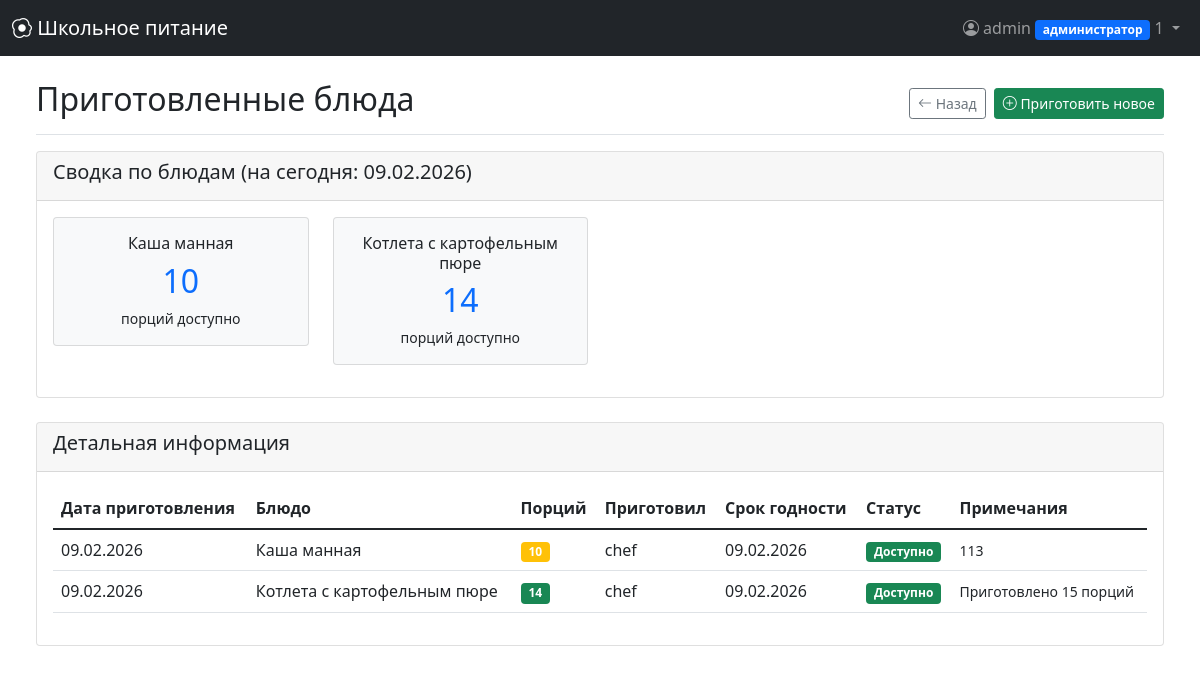
Screenshot of /prepared_meals (signed in) with the database file from the repository.
### models.py (models this page shows, shortened)
class User(UserMixin, db.Model):
    __tablename__ = 'users'
    id = db.Column(db.Integer, primary_key=True)
    username = db.Column(db.String(64), unique=True, nullable=False)
    email = db.Column(db.String(120), unique=True, nullable=False)
    password_hash = db.Column(db.String(256), nullable=False)
    role = db.Column(db.String(20), nullable=False, default='ученик')
    grade = db.Column(db.String(10))
    balance = db.Column(db.Float, default=0.0)
    created_at = db.Column(db.DateTime, default=datetime.utcnow)
    allergies = db.relationship('Allergy', backref='user', lazy='dynamic')
    orders = db.relationship('Order', backref='user', lazy='dynamic', foreign_keys='Order.user_id')
    feedbacks = db.relationship('Feedback', backref='user', lazy='dynamic')
    notifications = db.relationship('Notification', backref='user', lazy='dynamic')
    subscriptions = db.relationship('Subscription', backref='user', lazy='dynamic')
    prepared_meals = db.relationship('PreparedMeal', foreign_keys='PreparedMeal.prepared_by', backref='preparer',
                                     lazy='dynamic')
    served_orders = db.relationship('Order', foreign_keys='Order.served_by', backref='served_by_user', lazy='dynamic')

class Meal(db.Model):
    __tablename__ = 'meals'
    id = db.Column(db.Integer, primary_key=True)
    name = db.Column(db.String(100), nullable=False)
    description = db.Column(db.Text)
    meal_type = db.Column(db.String(20), nullable=False)
    price = db.Column(db.Float, nullable=False)
    calories = db.Column(db.Integer)
    allergens = db.Column(db.String(200))
    ingredients = db.Column(db.Text)
    is_available = db.Column(db.Boolean, default=True)
    image_url = db.Column(db.String(200))
    orders = db.relationship('Order', backref='meal', lazy='dynamic')
    feedbacks = db.relationship('Feedback', backref='meal', lazy='dynamic')
    meal_ingredients = db.relationship('MealIngredient', backref='meal', lazy='dynamic')
    prepared_instances = db.relationship('PreparedMeal', backref='meal', lazy='dynamic')

class PreparedMeal(db.Model):
    __tablename__ = 'prepared_meals'
    id = db.Column(db.Integer, primary_key=True)
    meal_id = db.Column(db.Integer, db.ForeignKey('meals.id'), nullable=False)
    quantity = db.Column(db.Integer, default=0, nullable=False)
    prepared_date = db.Column(db.Date, default=date.today, nullable=False)
    prepared_by = db.Column(db.Integer, db.ForeignKey('users.id'))
    expiry_date = db.Column(db.Date)
    notes = db.Column(db.Text)

### app.py (the view)
@app.route('/prepared_meals')
@login_required
@role_required(['повар', 'администратор'])
def prepared_meals():
    today = date.today()
    prepared = PreparedMeal.query.filter(
        PreparedMeal.expiry_date >= today
    ).order_by(PreparedMeal.prepared_date.desc()).all()
    meals_summary = {}
    for pm in prepared:
        meal_name = pm.meal.name if hasattr(pm, 'meal') else f'Блюдо #{pm.meal_id}'
        if meal_name not in meals_summary:
            meals_summary[meal_name] = 0
        meals_summary[meal_name] += pm.quantity
    return render_template('prepared_meals.html',
                           prepared=prepared,
                           meals_summary=meals_summary,
                           today=today)

### app.py (called while the page is built)
def role_required(roles):
    def decorator(f):
        @wraps(f)
        @login_required
        def decorated_function(*args, **kwargs):
            if not current_user.is_authenticated:
                flash('Войдите в систему.', 'danger')
                return redirect(url_for('login'))
            if current_user.role not in roles:
                app.logger.warning(f'Unauthorized access attempt by user {current_user.id} to {request.endpoint}')
                flash('У вас нет прав для доступа к этой странице.', 'danger')
                return redirect(url_for('dashboard'))
            return f(*args, **kwargs)
        return decorated_function
    return decorator

### models.py (called while the page is built)
@login_manager.user_loader
def load_user(user_id):
    return db.session.get(User, int(user_id))

### templates/prepared_meals.html (shortened to what this page needs)
{% extends "base.html" %}
{% block content %}
<div class="d-flex justify-content-between flex-wrap flex-md-nowrap align-items-center pt-3 pb-2 mb-3 border-bottom">
    <h1 class="h2">Приготовленные блюда</h1>
    <div class="btn-toolbar mb-2 mb-md-0">
        <a href="{{ url_for('chef_dashboard') }}" class="btn btn-sm btn-outline-secondary">
            <i class="bi bi-arrow-left"></i> Назад
        </a>
        <a href="{{ url_for('prepare_meal') }}" class="btn btn-sm btn-success ms-2">
            <i class="bi bi-plus-circle"></i> Приготовить новое
        </a>
    </div>
</div>
<div class="row mb-4">
    <div class="col-md-12">
        <div class="card">
            <div class="card-header">
                <h5>Сводка по блюдам (на сегодня: {{ today.strftime('%d.%m.%Y') }})</h5>
            </div>
            <div class="card-body">
                {% if meals_summary %}
                <div class="row">
                    {% for meal_name, quantity in meals_summary.items() %}
                    <div class="col-md-3 mb-3">
                        <div class="card bg-light">
                            <div class="card-body text-center">
                                <h6 class="card-title">{{ meal_name }}</h6>
                                <h2 class="text-primary">{{ quantity }}</h2>
                                <p class="small mb-0">порций доступно</p>
                            </div>
                        </div>
                    </div>
                    {% endfor %}
                </div>
                {% else %}
                <div class="text-center py-4">
                    <i class="bi bi-egg display-4 text-muted"></i>
                    <h5 class="mt-3">Нет приготовленных блюд</h5>
                    <p class="text-muted">Приготовьте первое блюдо.</p>
                </div>
                {% endif %}
            </div>
        </div>
    </div>
</div>
<div class="row">
    <div class="col-md-12">
        <div class="card">
            <div class="card-header">
                <h5>Детальная информация</h5>
            </div>
            <div class="card-body">
                {% if prepared %}
                <div class="table-responsive">
                    <table class="table table-hover">
                        <thead>
                            <tr>
                                <th>Дата приготовления</th>
                                <th>Блюдо</th>
                                <th>Порций</th>
                                <th>Приготовил</th>
                                <th>Срок годности</th>
                                <th>Статус</th>
                                <th>Примечания</th>
                            </tr>
                        </thead>
                        <tbody>
                            {% for pm in prepared %}
                            <tr class="{% if pm.expiry_date and pm.expiry_date < today %}table-danger{% elif pm.quantity == 0 %}table-secondary{% endif %}">
                                <td>{{ pm.prepared_date.strftime('%d.%m.%Y') }}</td>
                                <td>{{ pm.meal.name }}</td>
                                <td>
                                    <span class="badge bg-{% if pm.quantity > 10 %}success{% elif pm.quantity > 0 %}warning{% else %}secondary{% endif %}">
                                        {{ pm.quantity }}
                                    </span>
                                </td>
                                <td>
                                    {% if pm.preparer %}
                                        {{ pm.preparer.username }}
                                    {% else %}
                                        <span class="text-muted">—</span>
                                    {% endif %}
                                </td>
                                <td>
                                    {% if pm.expiry_date %}
                                        {{ pm.expiry_date.strftime('%d.%m.%Y') }}
                                    {% else %}
                                        <span class="text-muted">—</span>
                                    {% endif %}
                                </td>
                                <td>
                                    {% if pm.expiry_date and pm.expiry_date < today %}
                                        <span class="badge bg-danger">Просрочено</span>
                                    {% elif pm.quantity == 0 %}
                                        <span class="badge bg-secondary">Закончилось</span>
                                    {% else %}
                                        <span class="badge bg-success">Доступно</span>
                                    {% endif %}
                                </td>
                                <td>
                                    {% if pm.notes %}
                                        <small>{{ pm.notes|truncate(30) }}</small>
                                    {% else %}
                                        <span class="text-muted">—</span>
                                    {% endif %}
                                </td>
                            </tr>
                            {% endfor %}
                        </tbody>
                    </table>
                </div>
                {% else %}
                <div class="text-center py-4">
                    <i class="bi bi-egg-fried display-4 text-muted"></i>
                    <h5 class="mt-3">Нет данных</h5>
                    <p class="text-muted">Приготовленные блюда появятся здесь.</p>
                </div>
                {% endif %}
            </div>
        </div>
    </div>
</div>
{% endblock %}

### templates/base.html (shortened to what this page needs)
<!DOCTYPE html>
<html lang="ru">
<head>
    <link href="https://cdn.jsdelivr.net/npm/bootstrap@5.1.3/dist/css/bootstrap.min.css" rel="stylesheet">
    <link rel="stylesheet" href="https://cdn.jsdelivr.net/npm/bootstrap-icons@1.8.1/font/bootstrap-icons.css">
</head>
<body>
    <nav class="navbar navbar-expand-lg navbar-dark bg-dark fixed-top">
        <div class="container-fluid">
            <a class="navbar-brand" href="{{ url_for('dashboard') if current_user.is_authenticated else url_for('home') }}">
                <i class="bi bi-egg-fried"></i> Школьное питание
            </a>
            <div class="navbar-nav ms-auto">
                {% if current_user.is_authenticated %}
                <div class="nav-item dropdown">
                    <a class="nav-link dropdown-toggle" href="#" id="navbarDropdown" role="button" data-bs-toggle="dropdown">
                        <i class="bi bi-person-circle"></i> {{ current_user.username }}
                        <span class="badge bg-primary">{{ current_user.role }}</span>
                        <span id="notification-count" class="notification-badge" style="display:none;"></span>
                    </a>
                </div>
                {% else %}
                <div class="nav-item">
                    <a class="nav-link" href="{{ url_for('login') }}"><i class="bi bi-box-arrow-in-right"></i> Войти</a>
                </div>
                {% endif %}
            </div>
        </div>
    </nav>
    <div class="container-fluid mt-5 pt-3">
        {% if current_user.is_authenticated %}
            <main role="main" class="px-4">
                {% block content %}{% endblock %}
            </main>
        {% else %}
            <div class="container mt-5 pt-4">
                {% block auth_content %}{% endblock %}
            </div>
        {% endif %}
    </div>
</body>
</html>

### rows the page displays
User: username "admin", role "администратор"
Meal: name "Каша манная", quantity "10"
Meal: name "Котлета с картофельным пюре", quantity "14"
PreparedMeal: prepared_date "09.02.2026", meal.name "Каша манная", quantity "10", preparer.username "chef", expiry_date "09.02.2026", shows "Доступно", notes "113"
PreparedMeal: prepared_date "09.02.2026", meal.name "Котлета с картофельным пюре", quantity "14", preparer.username "chef", expiry_date "09.02.2026", shows "Доступно", notes "Приготовлено 15 порций"
